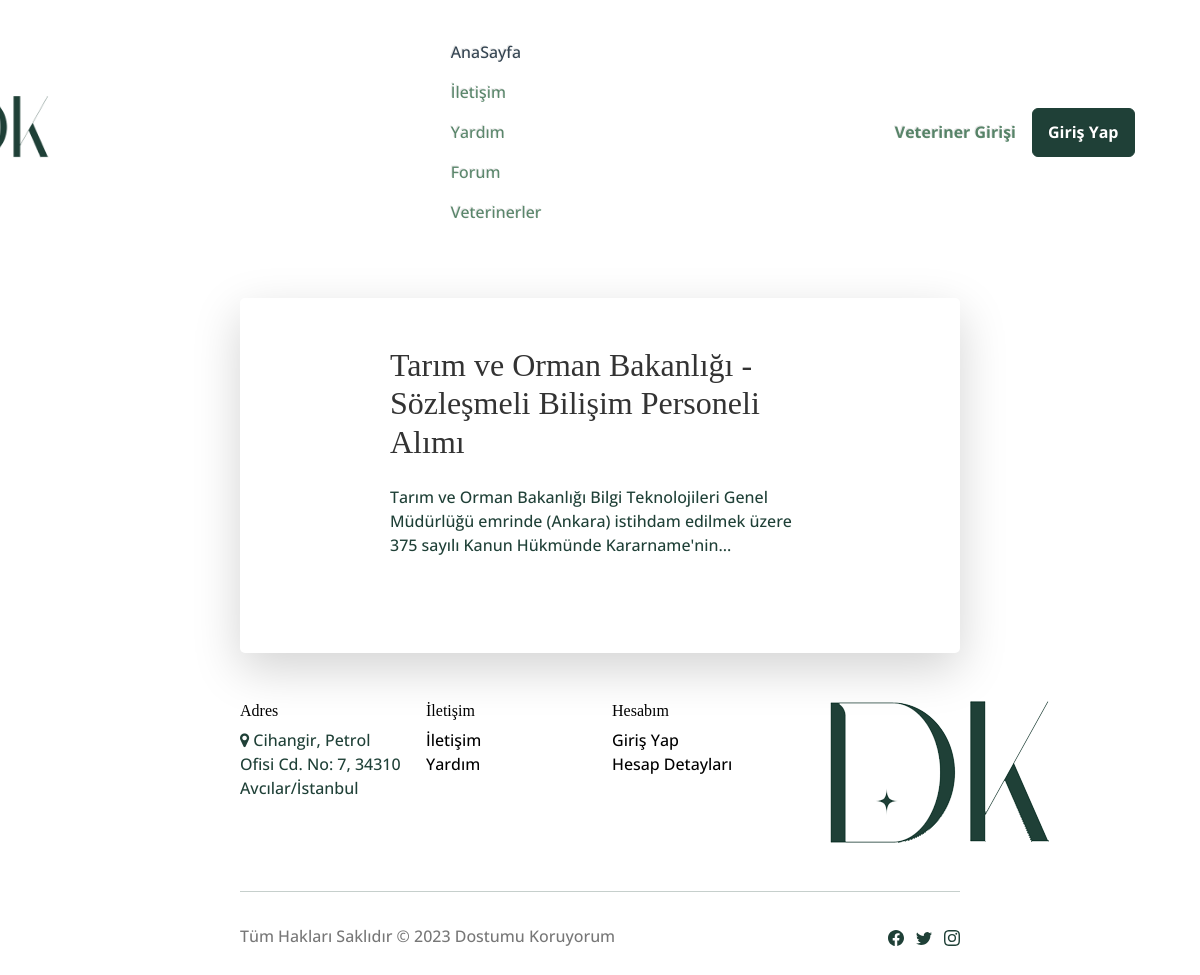
The page /DK/newsDetail.php on the database its author committed.
### tables this page shows
CREATE TABLE `news` (
  `id` int(11) NOT NULL AUTO_INCREMENT,
  `head` varchar(250) DEFAULT NULL,
  `desc` varchar(500) DEFAULT NULL,
  `content` text,
  `createdDate` datetime DEFAULT NULL,
  `isActive` int(11) DEFAULT NULL,
  PRIMARY KEY (`id`)
);

### DK/newsDetail.php (the view, shortened to what this page needs)
<?php
include "header.php";
$id = 1;
$data = [
    "id" => $id,
];
$statement = $db->prepare("SELECT * FROM news WHERE id = :id");
$statement->execute($data);
$firstRow = $statement->fetch(PDO::FETCH_ASSOC);
$head = "";
$desc = "";
if ($firstRow) {
$head = $firstRow['head'];
$desc = $firstRow['desc'];
} else {
  echo "<script>window.location.href = '/index.php';</script>";
}
?>
<div class="row " style="margin-top: 50px;margin-left: 150px;margin-right: 150px;padding-right: 90px;padding-left: 90px;">
  <div class="col-sm-12 col-lg-12 col-xl-12 col-xxl-12 bg-white shadow-lg" style="border-radius: 5px;padding-left: 202px;padding-right: 202px;margin-left: 0px;margin-right: -56px;">
    <div class="p-5" style="padding-left: 8px;margin-left: -100px;margin-right: -100px;">
      <div class="text-center">
        <h2 class="text-dark mb-4" style="text-align:left;"><?php echo $head; ?></h2>
      </div>
      <div class="user">
      <?php echo $desc; ?>
      <br>
      <br>
    </div>
  </div>
</div>
<br>
<br>
<br> <?php include "footer.php"; ?> <script src="assets/bootstrap/js/bootstrap.min.js"></script>
</body>

### DK/assets/css/style.css (style rules this page uses)
h1, h2, h3 { font-family: 'Playfair Display', serif; color: #000000; }

### rows shown on the page
news: head "Tarım ve Orman Bakanlığı - Sözleşmeli Bilişim Personeli Alımı", desc "Tarım ve Orman Bakanlığı Bilgi Teknolojileri Genel Müdürlüğü emrinde (Ankara) istihdam edilmek üzere 375 sayılı Kanun Hükmünde Kararname'nin..."
